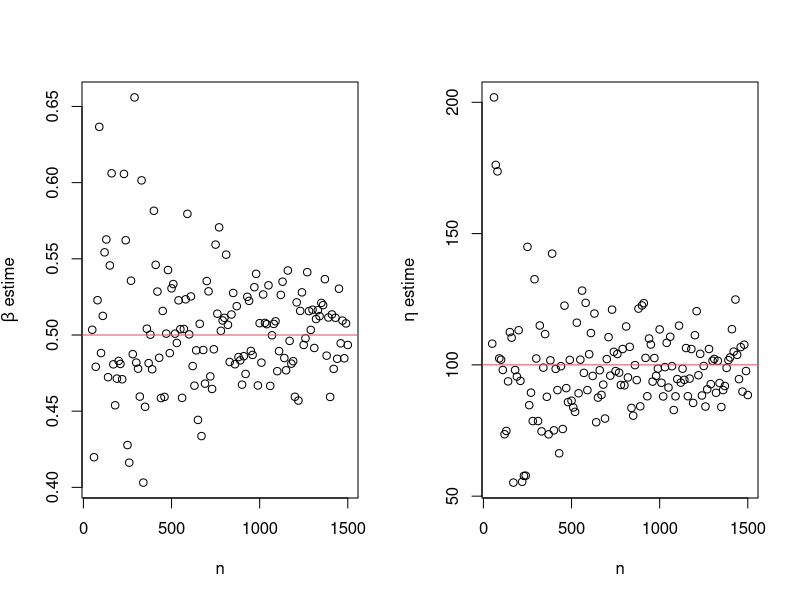

Here is the R script that generated this plot: (Note: a time limit stopped this script after it produced the figure.)
#Methode SEM

#fonction permettant de simuler N realisations de loi de Weibull de parametre eta0 et beta0, conditionnee par X>c
simu=function(c,eta0,beta0,N)
{
  u=runif(N)
  return(eta0*((-log(u)+(c/eta0)^beta0)^(1/beta0)))
}

#la log-vraisemblance pour l'?chantillon de d?part

logVrai=function(ech,c,beta,eta)
{
  m=length(ech[ech<c])
  m*log(beta) - m*log(eta) + (beta-1)*(sum(ech[ech<c])) 
           -m*(beta-1)*log(eta) - (sum(ech^beta))/(eta^beta)                               
}


f_beta_SEM=function(b,ech,N)
{
  1/b + (sum(log(ech))/N) - ((sum((ech^b)*log(ech)))/(sum(ech^b)))
}

EMV_SEM=function(x)
{
  n=length(x)
  beta.est = uniroot(f_beta_SEM,lower=0.001,
                         upper=20,ech=x,N=n)$root
  eta.est = (1/n * sum(x^beta.est))^(1/beta.est)
  return(list(beta_EMV_SEM=beta.est,eta_EMV_SEM=eta.est))
}

SEM=function(t,c,beta0=1,eta0=50,epsilon=0.001,iterMax=30)
{
  res=c(beta0,eta0) 
  n=length(t)
  m=length(t[t<c])  
  V=logVrai(t,c,beta0,eta0)   
  beta.est=beta0
  eta.est=eta0
  
  i=1   
  repeat
  {
    tSimu=t
    tSimu[tSimu>=c]=simu(c,eta.est,beta.est,n-m)
    beta.est=EMV_SEM(tSimu)$beta_EMV_SEM
    eta.est=EMV_SEM(tSimu)$eta_EMV_SEM
    res=rbind(res,c(beta.est,eta.est))
    V=c(V,logVrai(t,c,beta.est,eta.est))
    if (abs(V[i+1]-V[i])<epsilon) {break}
    if (i==iterMax) {break}
    i=i+1
  }
  return(list(beta_SEM=beta.est,eta_SEM=eta.est,iter=i,logVrai=V))
}


#test convergence
betaVrai=0.5
etaVrai=100
c=40
n=seq(from=50,to=1500,by=10)
SEM.est=c()

for (i in n)
{
  t <- rweibull(i,betaVrai,etaVrai)
  t[t>c]=c
  SEM.est=rbind(SEM.est,c(SEM(t,c)$beta_SEM,SEM(t,c)$eta_SEM))
}

par(mfrow = c(1,2))
plot(n,SEM.est[,1],ylab=expression(beta* " estime"))
abline(h=betaVrai,col=2)
plot(n,SEM.est[,2],ylab=expression(eta*" estime"))
abline(h=etaVrai,col=2)

  
#figure 2 - loi des estimateurs
betaVrai=1.5
etaVrai=100
n=500
c=40
k=1000   
SEM.est=matrix(nrow=k,ncol=2) 
for (i in 1:k)
{
  t <- rweibull(n,betaVrai,etaVrai)
  t[t>c]=c
  SEM.est[i,1]=SEM(t,c)$beta_SEM
  SEM.est[i,2]=SEM(t,c)$eta_SEM
}
par(mfrow = c(1,2))
hist(SEM.est[,1],breaks=20,
     xlab="",main=expression("histogramme pour "*hat(beta)))
hist(SEM.est[,2],breaks=20,
     xlab="",main=expression("histogramme pour "*hat(eta)))
